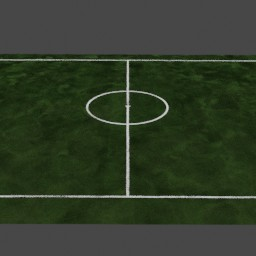
#> input picture _program/model_3d/dataset1/0_0.jpeg, 256 x 256 px
$ python -i opencv_utils.py   (imports and definitions only)
#> lines starting #> are read from the running program, lines starting #| are printed output that depends on the picture
import cv2 as cv

import numpy as np


def get_pitch_recognition_img(frame):
    hsv = cv.cvtColor(frame, cv.COLOR_RGB2HSV)
    final_img = cv.resize(
        cv.cvtColor(
            cv.bitwise_and(
                hsv,
                frame,
                mask=cv.inRange(
                    hsv,
                    (36, 25, 25),
                    (86, 255, 255)
                )
            ),
            cv.COLOR_BGR2GRAY
        ),
        (256, 256)
    )
    return np.array(final_img).reshape(
        1,
        final_img.shape[0],
        final_img.shape[1],
        1
    )

def draw_boundingbox(frame, dimensions, colour, title):
    x, y, w, h = dimensions

    cv.rectangle(
        frame,
        (x, y),
        (x+w, y+h),
        colour,
        2
    )

    """
    cv.putText(
        frame,
        title,
        (x, y - 10),
        cv.FONT_HERSHEY_SIMPLEX,
        0.6,
        colour,
        2
    )
    """


def label_ball(window_name, frame):
    ball_tracker = cv.legacy.TrackerCSRT_create()

    bbox = cv.selectROI(window_name, frame, False)

    def f():
        for i in bbox:
            if i != 0: return False
        return True

    if not f():
        ball_tracker.init(frame, bbox)

    return ball_tracker

>>> import cv2
>>> picture = cv2.cvtColor(cv2.imread('dataset1/0_0.jpeg'), cv2.COLOR_BGR2RGB)
>>> result = get_pitch_recognition_img(picture)
#> in get_pitch_recognition_img, `hsv = cv.cvtColor(frame, cv.COLOR_RGB2HSV)`: hsv: shape (256, 256, 3); mean H, S, V 35.4, 93.9, 59.6
#> in get_pitch_recognition_img, `final_img = cv.resize( cv.cvtColor( cv.bitwise_and( hsv, frame, mask=c..`:
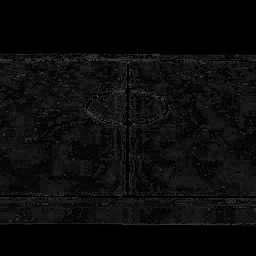
#> final_img: shape (256, 256); min 0, max 72, mean 11

$ run again, on _program/model_3d/dataset1/10_0.jpeg
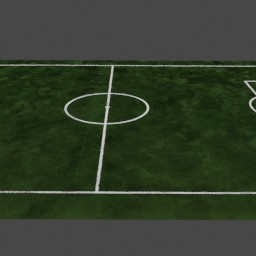
#> input picture _program/model_3d/dataset1/10_0.jpeg, 256 x 256 px
#> hsv: shape (256, 256, 3); mean H, S, V 34.9, 87.7, 60.6
#> in get_pitch_recognition_img, `final_img = cv.resize( cv.cvtColor( cv.bitwise_and( hsv, frame, mask=c..`:
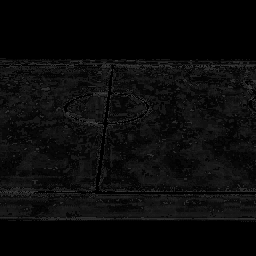
#> final_img: shape (256, 256); min 0, max 72, mean 10.5

$ run again, on _program/model_3d/dataset1/11_0.jpeg
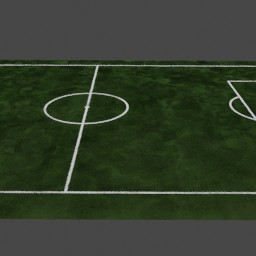
#> input picture _program/model_3d/dataset1/11_0.jpeg, 256 x 256 px
#> hsv: shape (256, 256, 3); mean H, S, V 34.6, 86.9, 60.9
#> in get_pitch_recognition_img, `final_img = cv.resize( cv.cvtColor( cv.bitwise_and( hsv, frame, mask=c..`:
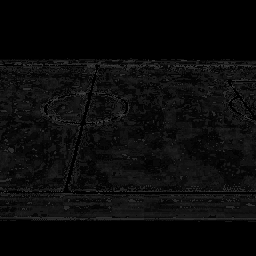
#> final_img: shape (256, 256); min 0, max 73, mean 10.6

$ run again, on _program/model_3d/dataset1/12_0.jpeg
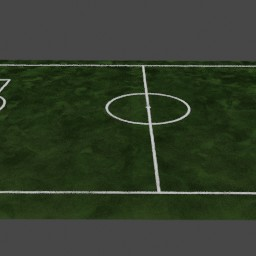
#> input picture _program/model_3d/dataset1/12_0.jpeg, 256 x 256 px
#> hsv: shape (256, 256, 3); mean H, S, V 34.6, 87.5, 60.6
#> in get_pitch_recognition_img, `final_img = cv.resize( cv.cvtColor( cv.bitwise_and( hsv, frame, mask=c..`:
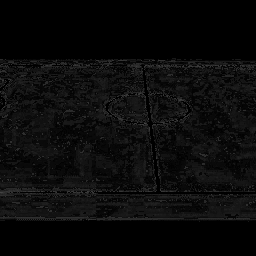
#> final_img: shape (256, 256); min 0, max 69, mean 10.5
